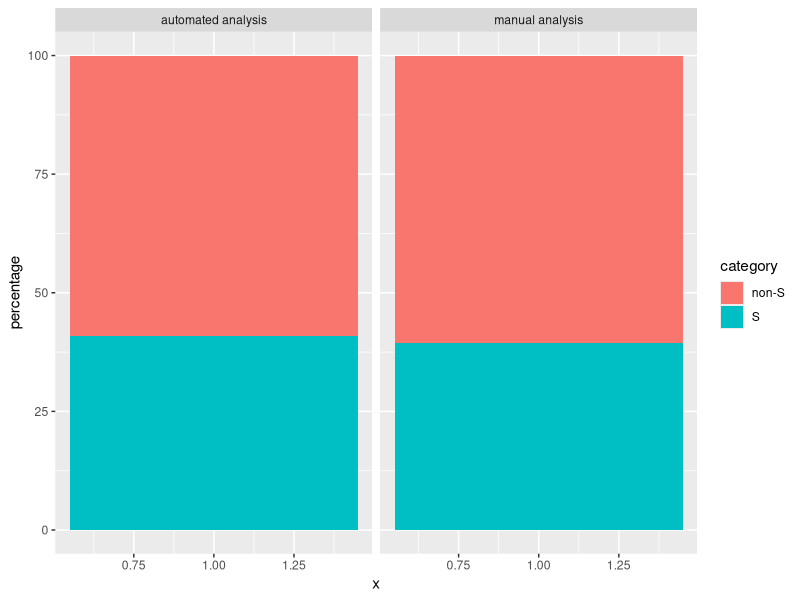
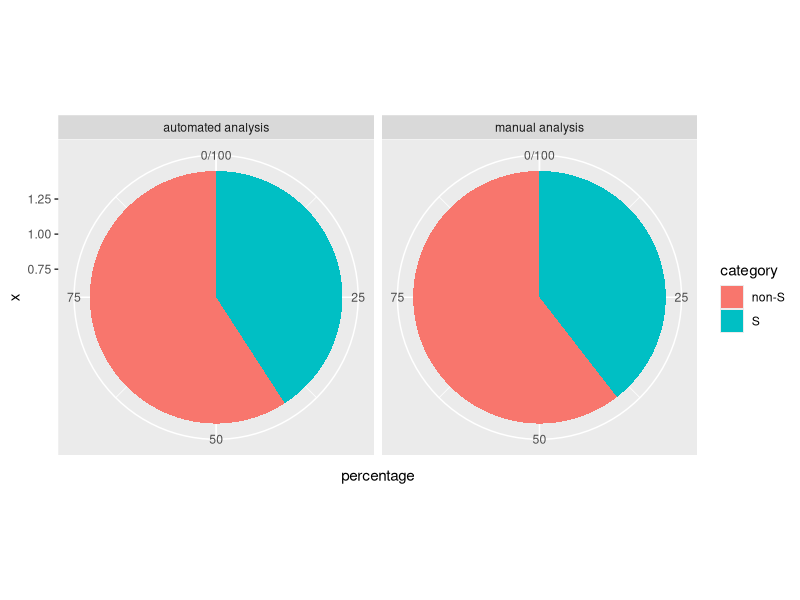
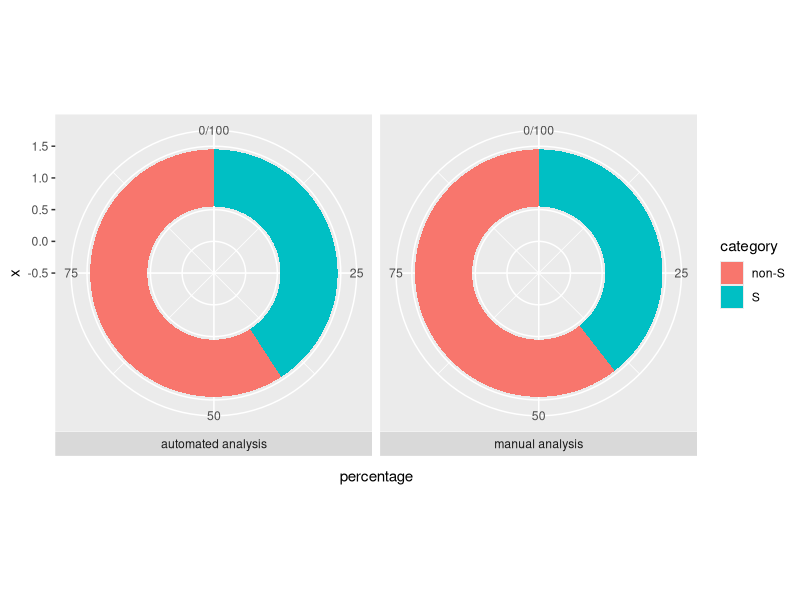
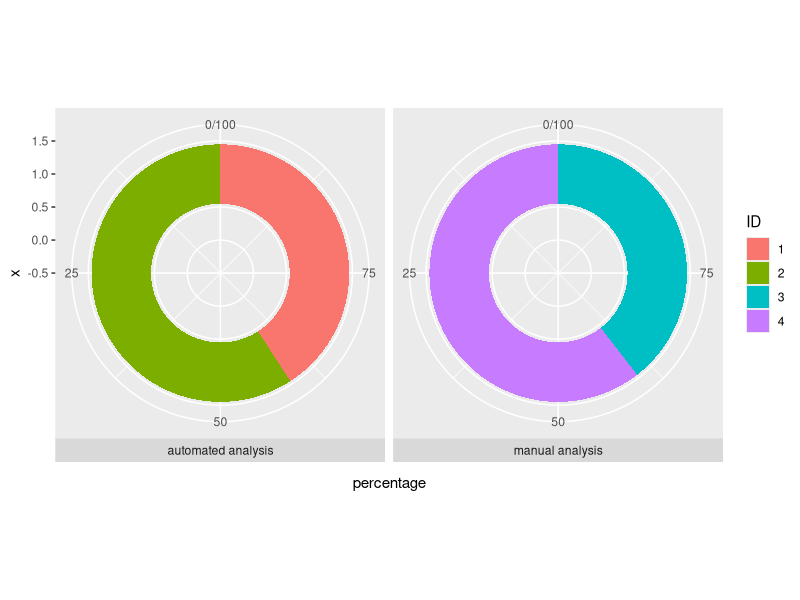
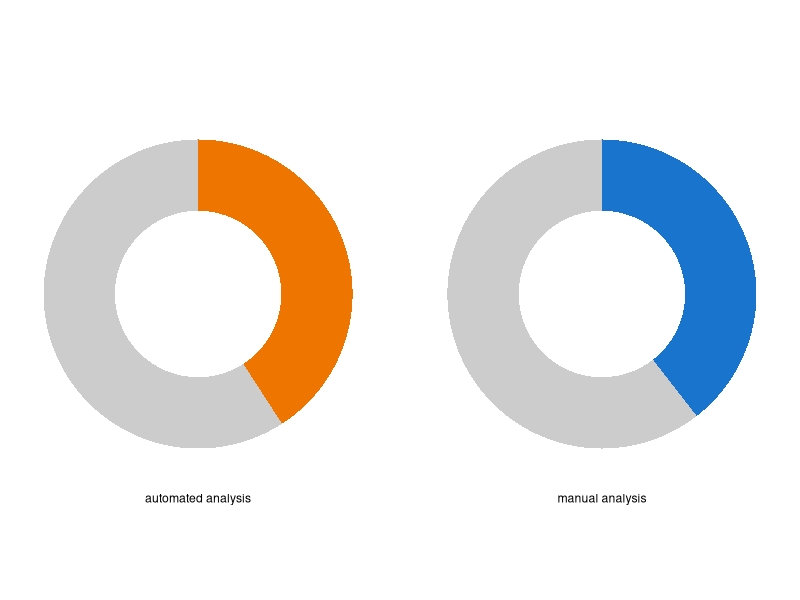
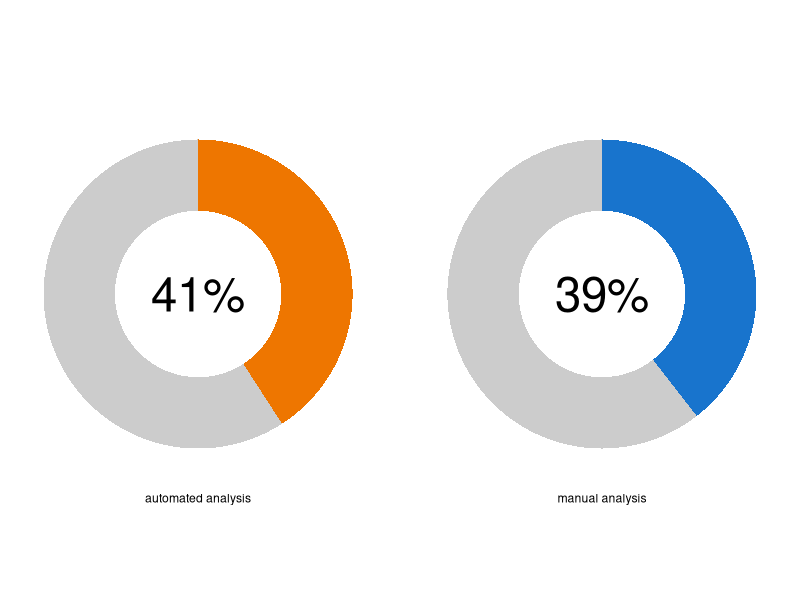
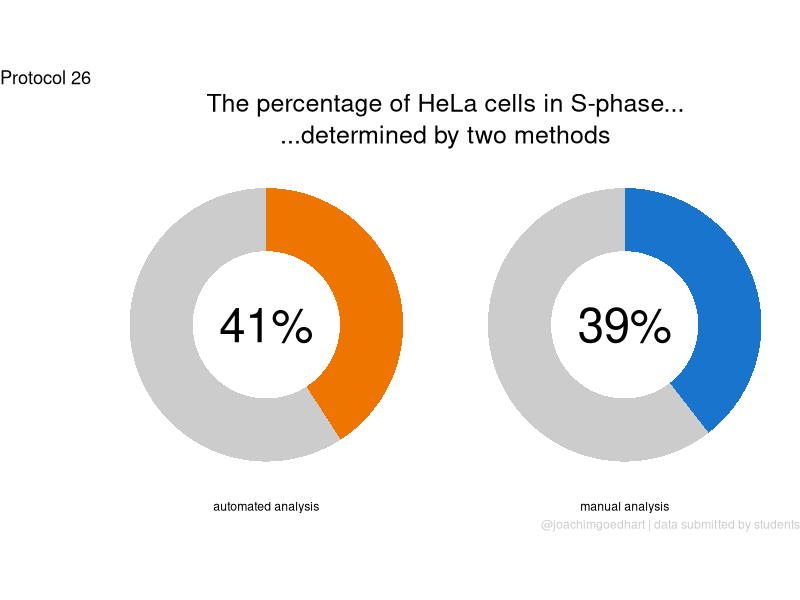
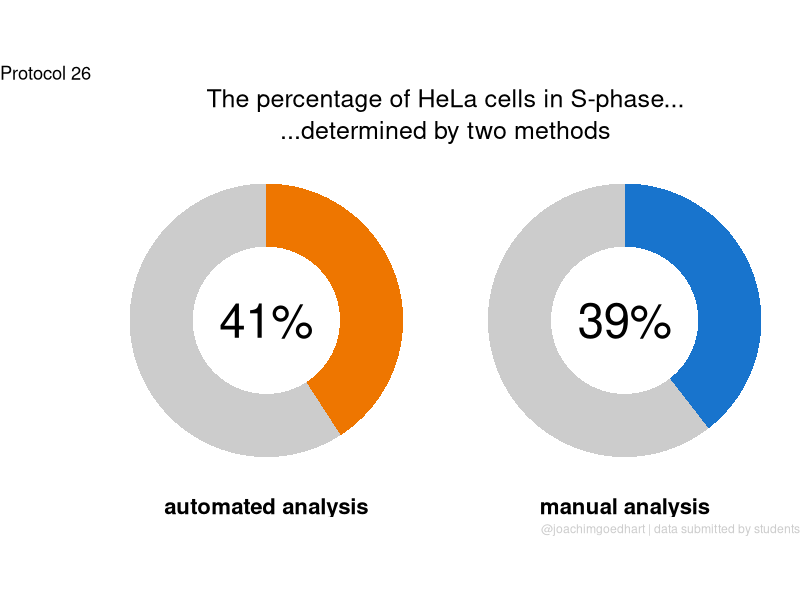

These charts were generated, in order, by the following R code:
## ---- chunk 1
library(tidyverse)
## ---- chunk 2
df_S <- read.csv("data/results_S-phase-5yrs.csv") %>% filter(Group != "D")
head(df_S)
## ---- chunk 3
df_avg <- df_S %>% group_by(Analysis) %>% summarise(S = mean(S_phase), n=n())

df_avg
## ---- chunk 4
df_avg <- df_avg %>%
  mutate(
    Analysis = paste(Analysis, "analysis")
  )
## ---- chunk 5
df_avg <- df_avg %>% mutate("non-S" = 100-S)
## ---- chunk 6
df_tidy <- df_avg %>%  pivot_longer(cols = c(S, `non-S`), 
               names_to = "category", 
               values_to = "percentage")
## ---- chunk 7
df_tidy <- df_tidy %>% mutate(ID = as.factor(row_number())) 
## ---- chunk 8
ggplot(df_tidy, aes(x = 1, y = percentage, fill = category)) +
  geom_bar(stat = "identity") + facet_wrap(~Analysis)
## ---- chunk 9
ggplot(df_tidy, aes(x = 1, y = percentage, fill = category)) +
  geom_bar(stat = "identity") + facet_wrap(~Analysis) +
  coord_polar(theta = "y")
## ---- chunk 10
ggplot(df_tidy, aes(x = 1, y = percentage, fill = category)) +
  geom_bar(stat = "identity") + facet_wrap(~Analysis, strip.position = "bottom") +
  coord_polar(theta = "y") + xlim(-0.5,1.5)
## ---- chunk 11
p <- ggplot(df_tidy, aes(x = 1, y = percentage, fill = ID)) +
  geom_bar(stat = "identity") + facet_wrap(~Analysis, strip.position = "bottom") +
  coord_polar(theta = "y", direction = -1) + xlim(-0.5,1.5)
p
## ---- chunk 12
p <- p + scale_fill_manual(values = c("darkorange2", "grey80", "dodgerblue3", "grey80"))
## ---- chunk 13
p <- p + theme_void() +
  theme(legend.position = "none")
p
## ---- chunk 14
df_label <- df_tidy %>% filter(category == "S") %>% mutate()
## ---- chunk 15
p <- p + geom_text(data = df_label, aes(label = paste0(round(percentage,0),"%")), x= -.5, y = 0, size=12)
p
## ---- chunk 16
p <- p +
    labs(
    title = "The percentage of HeLa cells in S-phase...",
    subtitle = "...determined by two methods",
    caption = "@joachimgoedhart | data submitted by students",
    tag = "Protocol 26"
  ) +
  theme(plot.caption = element_text(color = "grey80", hjust = 1)) +
  theme(plot.title = element_text(hjust = 0.5, size= 18)) +
  theme(plot.subtitle = element_text(hjust = 0.5, size= 18)
)

p
## ---- chunk 17
p <- p + theme(strip.text = element_text(size = 16, face = "bold"),
    strip.placement = "inside")
p
## ---- chunk 18
png(file=paste0("Protocol_26.png"), width = 4000, height = 3000, units = "px", res = 400)
 p
dev.off()
